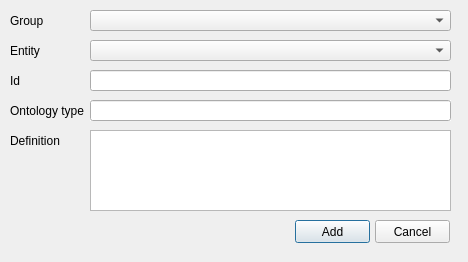
<?xml version="1.0" encoding="UTF-8"?>
<ui version="4.0">
 <class>AddEntityDialog</class>
 <widget class="QDialog" name="AddEntityDialog">
  <property name="geometry">
   <rect>
    <x>0</x>
    <y>0</y>
    <width>468</width>
    <height>262</height>
   </rect>
  </property>
  <property name="minimumSize">
   <size>
    <width>468</width>
    <height>262</height>
   </size>
  </property>
  <property name="maximumSize">
   <size>
    <width>468</width>
    <height>262</height>
   </size>
  </property>
  <property name="windowTitle">
   <string>Add Entity</string>
  </property>
  <property name="autoFillBackground">
   <bool>true</bool>
  </property>
  <widget class="QLabel" name="label">
   <property name="geometry">
    <rect>
     <x>10</x>
     <y>40</y>
     <width>81</width>
     <height>21</height>
    </rect>
   </property>
   <property name="text">
    <string>Entity</string>
   </property>
  </widget>
  <widget class="QLabel" name="label_2">
   <property name="geometry">
    <rect>
     <x>10</x>
     <y>70</y>
     <width>81</width>
     <height>21</height>
    </rect>
   </property>
   <property name="text">
    <string>Id</string>
   </property>
  </widget>
  <widget class="QLabel" name="label_3">
   <property name="geometry">
    <rect>
     <x>10</x>
     <y>100</y>
     <width>81</width>
     <height>21</height>
    </rect>
   </property>
   <property name="text">
    <string>Ontology type</string>
   </property>
  </widget>
  <widget class="QComboBox" name="combo_box_choose_entity">
   <property name="geometry">
    <rect>
     <x>90</x>
     <y>40</y>
     <width>361</width>
     <height>21</height>
    </rect>
   </property>
  </widget>
  <widget class="QLineEdit" name="line_edit_set_id">
   <property name="geometry">
    <rect>
     <x>90</x>
     <y>70</y>
     <width>361</width>
     <height>21</height>
    </rect>
   </property>
  </widget>
  <widget class="QLineEdit" name="line_edit_brick_type">
   <property name="geometry">
    <rect>
     <x>90</x>
     <y>100</y>
     <width>361</width>
     <height>21</height>
    </rect>
   </property>
   <property name="mouseTracking">
    <bool>true</bool>
   </property>
   <property name="focusPolicy">
    <enum>Qt::NoFocus</enum>
   </property>
   <property name="autoFillBackground">
    <bool>true</bool>
   </property>
   <property name="readOnly">
    <bool>true</bool>
   </property>
  </widget>
  <widget class="QPlainTextEdit" name="plain_text_edit_brick_definition">
   <property name="geometry">
    <rect>
     <x>90</x>
     <y>130</y>
     <width>361</width>
     <height>81</height>
    </rect>
   </property>
   <property name="readOnly">
    <bool>true</bool>
   </property>
   <property name="backgroundVisible">
    <bool>false</bool>
   </property>
  </widget>
  <widget class="QLabel" name="label_4">
   <property name="geometry">
    <rect>
     <x>10</x>
     <y>130</y>
     <width>81</width>
     <height>21</height>
    </rect>
   </property>
   <property name="text">
    <string>Definition</string>
   </property>
  </widget>
  <widget class="QPushButton" name="button_add_entity">
   <property name="geometry">
    <rect>
     <x>295</x>
     <y>220</y>
     <width>75</width>
     <height>23</height>
    </rect>
   </property>
   <property name="text">
    <string>Add</string>
   </property>
  </widget>
  <widget class="QPushButton" name="button_cancel">
   <property name="geometry">
    <rect>
     <x>375</x>
     <y>220</y>
     <width>75</width>
     <height>23</height>
    </rect>
   </property>
   <property name="text">
    <string>Cancel</string>
   </property>
  </widget>
  <widget class="QComboBox" name="combo_box_choose_group">
   <property name="geometry">
    <rect>
     <x>90</x>
     <y>10</y>
     <width>361</width>
     <height>21</height>
    </rect>
   </property>
  </widget>
  <widget class="QLabel" name="label_5">
   <property name="geometry">
    <rect>
     <x>10</x>
     <y>10</y>
     <width>81</width>
     <height>21</height>
    </rect>
   </property>
   <property name="text">
    <string>Group</string>
   </property>
  </widget>
 </widget>
 <resources/>
 <connections/>
</ui>
